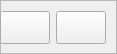
             <widget class="QFrame" name="frame_18">
              <property name="minimumSize">
               <size>
                <width>0</width>
                <height>45</height>
               </size>
              </property>
              <property name="frameShape">
               <enum>QFrame::StyledPanel</enum>
              </property>
              <property name="frameShadow">
               <enum>QFrame::Raised</enum>
              </property>
              <widget class="QWidget" name="layoutWidget">
               <property name="geometry">
                <rect>
                 <x>0</x>
                 <y>10</y>
                 <width>108</width>
                 <height>35</height>
                </rect>
               </property>
               <layout class="QHBoxLayout" name="horizontalLayout_5">
                <item>
                 <widget class="QPushButton" name="listModeButton">
                  <property name="minimumSize">
                   <size>
                    <width>50</width>
                    <height>33</height>
                   </size>
                  </property>
                  <property name="maximumSize">
                   <size>
                    <width>50</width>
                    <height>33</height>
                   </size>
                  </property>
                  <property name="cursor">
                   <cursorShape>PointingHandCursor</cursorShape>
                  </property>
                  <property name="styleSheet">
                   <string notr="true"/>
                  </property>
                  <property name="text">
                   <string/>
                  </property>
                  <property name="icon">
                   <iconset>
                    <normaloff>../rsc/icons/white_icons/subject_white_24dp.svg</normaloff>../rsc/icons/white_icons/subject_white_24dp.svg</iconset>
                  </property>
                  <property name="iconSize">
                   <size>
                    <width>35</width>
                    <height>35</height>
                   </size>
                  </property>
                 </widget>
                </item>
                <item>
                 <widget class="QPushButton" name="gridModeButton">
                  <property name="minimumSize">
                   <size>
                    <width>50</width>
                    <height>33</height>
                   </size>
                  </property>
                  <property name="maximumSize">
                   <size>
                    <width>50</width>
                    <height>33</height>
                   </size>
                  </property>
                  <property name="cursor">
                   <cursorShape>PointingHandCursor</cursorShape>
                  </property>
                  <property name="styleSheet">
                   <string notr="true"/>
                  </property>
                  <property name="text">
                   <string/>
                  </property>
                  <property name="icon">
                   <iconset>
                    <normaloff>../rsc/icons/white_icons/grid_on_white_24dp.svg</normaloff>../rsc/icons/white_icons/grid_on_white_24dp.svg</iconset>
                  </property>
                  <property name="iconSize">
                   <size>
                    <width>35</width>
                    <height>35</height>
                   </size>
                  </property>
                 </widget>
                </item>
               </layout>
              </widget>
             </widget>
